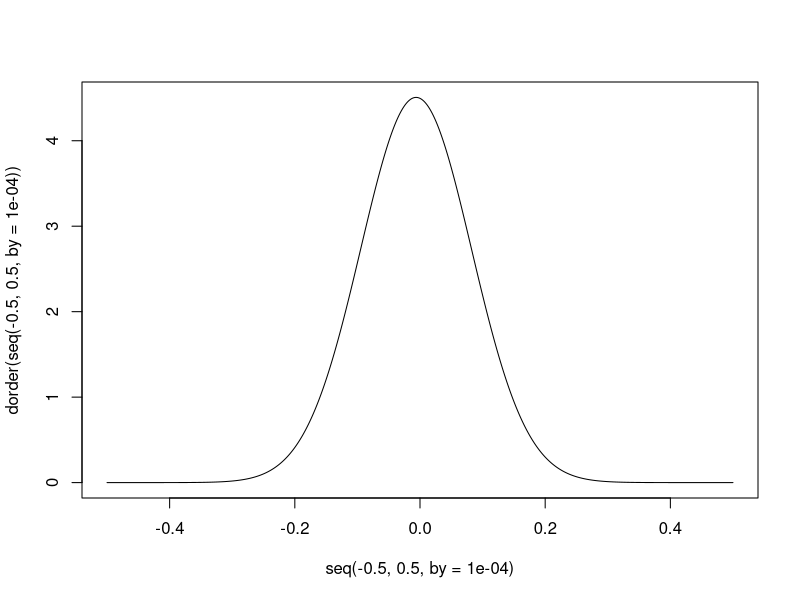
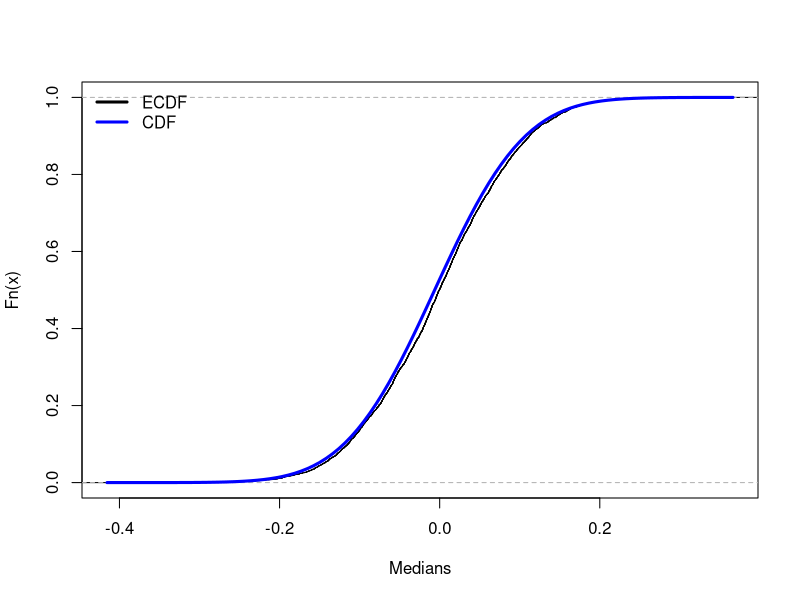
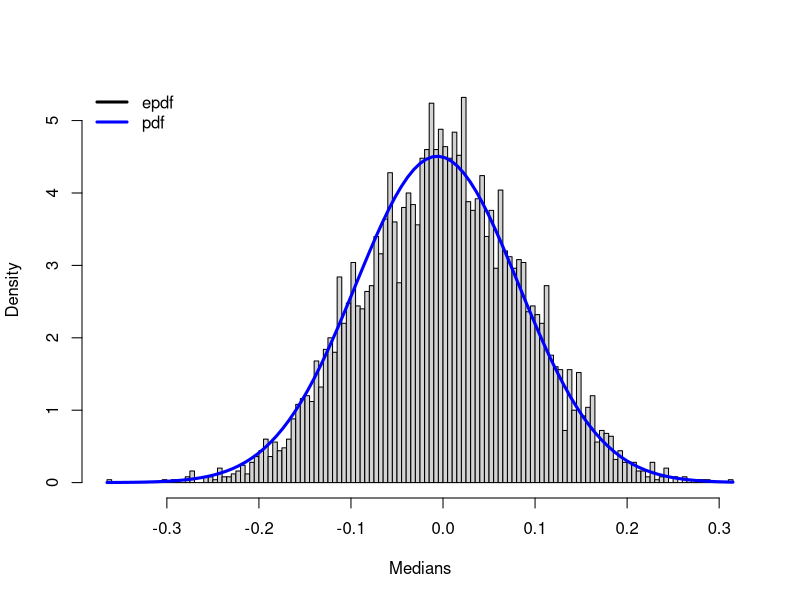
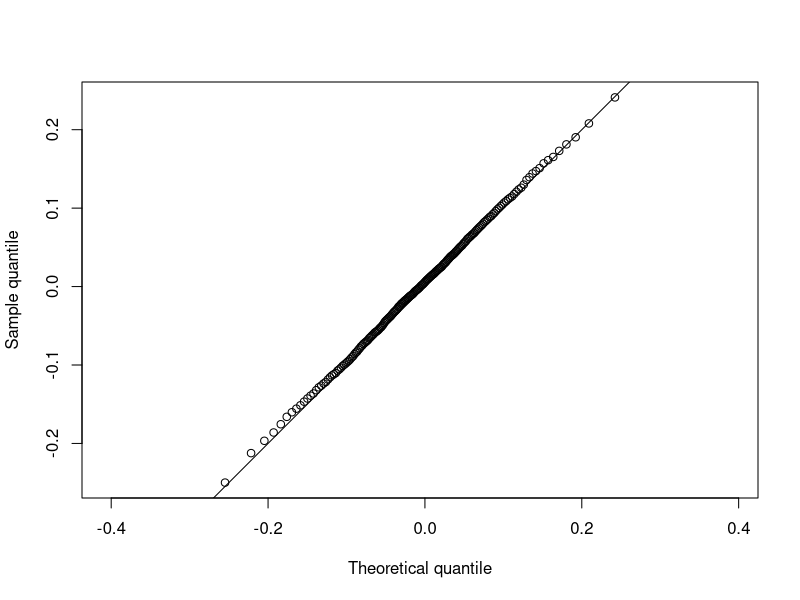
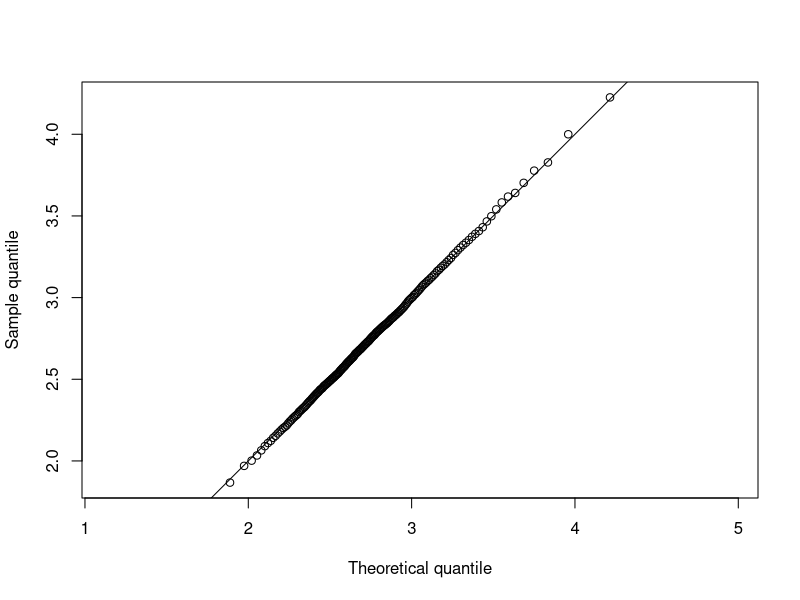
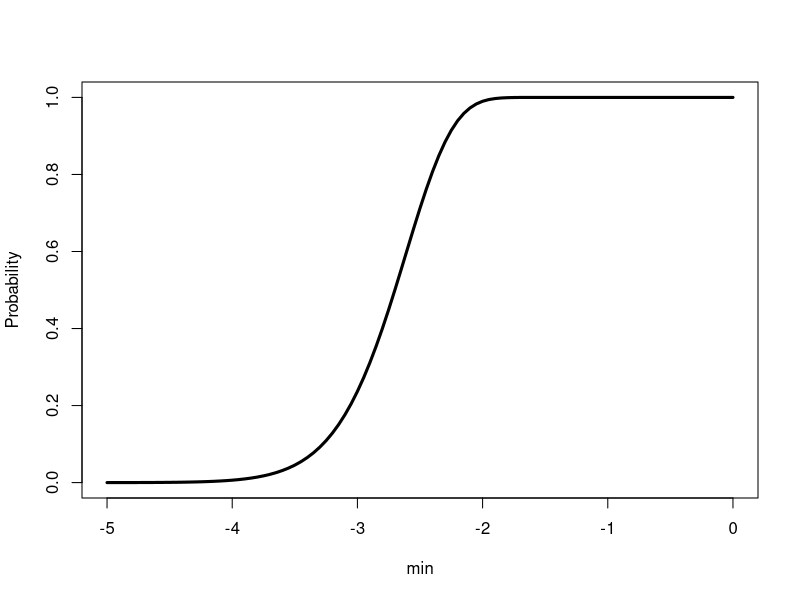
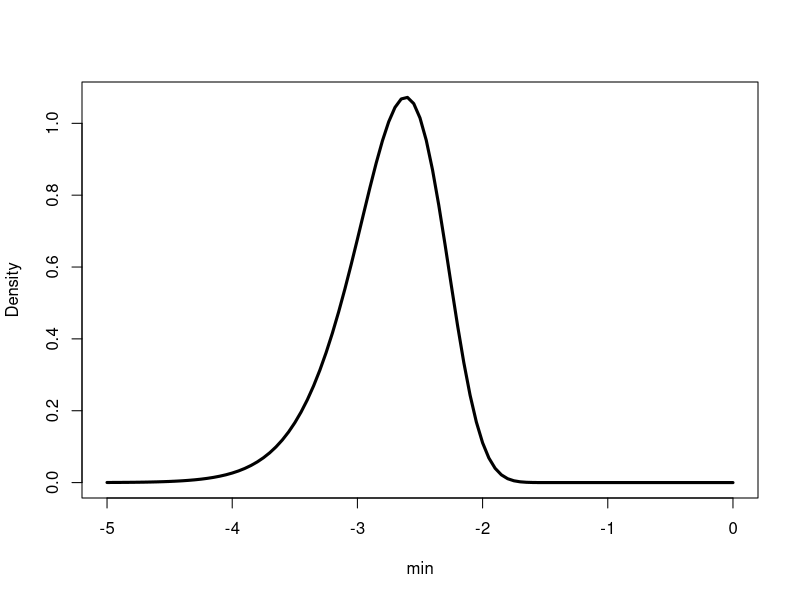
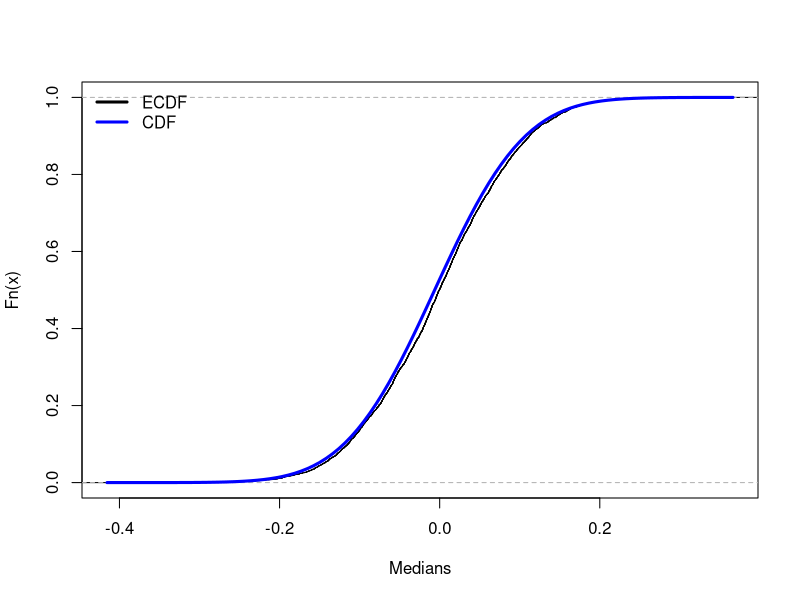

The R source for these figures, in order:
## ---- chunk 1
dorder <- function(x){
# Slide 50 of transformations & order-statistics  
  100*
    choose(200, 100)*
    pnorm(x)^(100-1)*
    (1-pnorm(x))^(200-100)*
    dnorm(x)
}
# median of standard normal distribution
plot(seq(-0.5,0.5, by=0.0001), dorder(seq(-0.5,0.5, by=0.0001)), type = "l")
## ---- chunk 2
porder <- function(x){
# Slide 54 of transformations & order-statistics  
  pbinom(100-1, 200, pnorm(x), lower.tail = FALSE)
}
## ---- chunk 3
qorder <- function(p){
  out <- p
  for(i in seq_along(p)){
    out[i] <- uniroot(function(x){porder(x) - p[i]}, c(-100,100))$root
  }
  out
}
## ---- chunk 4
N <- 200
M <- 5000
out <- array(rnorm(M*N), c(M,N))
meds <- apply(out,1,median)
e1 <- ecdf(meds)

svg("./assets/median-cdf.svg", width = 5, height = 3)
plot(e1, xlab = "Medians", main = "") 
curve(porder, add = TRUE, col = "blue", lwd = 3)
legend("topleft", c("ECDF","CDF"), lwd = 3, col = c("black","blue"), bty = "n")
dev.off()


plot(e1, xlab = "Medians", main = "") 
curve(porder, add = TRUE, col = "blue", lwd = 3)
legend("topleft", c("ECDF","CDF"), lwd = 3, col = c("black","blue"), bty = "n")
## ---- chunk 5
svg("./assets/median-pdf.svg", width = 5, height = 3)
hist(meds, xlab = "Medians", main = "", breaks = 100, freq = FALSE)
curve(dorder, add = TRUE, col = "blue", lwd = 3)
legend("topleft", c("epdf","pdf"), lwd = 3, col = c("black","blue"), bty = "n")
box()
dev.off()

hist(meds, xlab = "Medians", main = "", breaks = 100, freq = FALSE)
curve(dorder, add = TRUE, col = "blue", lwd = 3)
legend("topleft", c("epdf","pdf"), lwd = 3, col = c("black","blue"), bty = "n")
## ---- chunk 6
p <- ppoints(200)
x <- qorder(p)
y <- quantile(meds, probs = p)

svg("./assets/median-qq.svg", width = 5, height = 3)
plot(x,y, asp = 1, xlab = "Theoretical quantile", ylab = "Sample quantile")
abline(0,1)
dev.off()

plot(x,y, asp = 1, xlab = "Theoretical quantile", ylab = "Sample quantile")
abline(0,1)
## ---- chunk 7
dorder <- function(x, k){
# Slide 50 of transformations & order-statistics  
  k*
    choose(200, k)*
    pnorm(x)^(k-1)*
    (1-pnorm(x))^(200-k)*
    dnorm(x)
}

porder <- function(x, k){
# Slide 54 of transformations & order-statistics  
  pbinom(k-1, 200, pnorm(x), lower.tail = FALSE)
}

qorder <- function(p, k){
  out <- p
  for(i in seq_along(p)){
    out[i] <- uniroot(function(x){porder(x, k) - p[i]}, c(-100,100))$root
  }
  out
}
## ---- chunk 8
dorder <- function(x, k, n, dist = "norm", ...){
  
  pf <- get(paste0("p", dist))
  df <- get(paste0("d", dist))

# Slide 50 of transformations & order-statistics  
  k*
    choose(n, k)*
    pf(x, ...)^(k-1)*
    (1-pf(x, ...))^(n-k)*
    df(x, ...)
}

porder <- function(x, k, n, dist = "norm", ...){
  pf <- get(paste0("p", dist))

# Slide 54 of transformations & order-statistics  
  pbinom(k-1, n, pf(x, ...), lower.tail = FALSE)
}

qorder <- function(p, k, n, dist = "norm", ...){
  out <- p
  for(i in seq_along(p)){
    out[i] <- uniroot(function(x){porder(x, k, n, dist, ...) - p[i]}, c(-100,100))$root
  }
  out
}
## ---- chunk 9
N <- 200
M <- 5000
out <- array(rnorm(M*N), c(M,N))
maxs <- apply(out,1,max)

p <- ppoints(200)
x <- qorder(p, 200, 200)
y <- quantile(maxs, probs = p)

svg("./assets/max-qq.svg", width = 5, height = 3)
plot(x,y, asp = 1, xlab = "Theoretical quantile", ylab = "Sample quantile")
abline(0,1)
dev.off()

plot(x,y, asp = 1, xlab = "Theoretical quantile", ylab = "Sample quantile")
abline(0,1)
## ---- chunk 10
svg("./assets/min-pdf-cdf.svg", width = 5, height = 6)
par(mfrow = c(2,1))
curve(porder(x, 1, 200), -5,0, ylab = "Probability", xlab = "min", lwd = 3)
curve(dorder(x, 1, 200), -5,0, ylab = "Density", xlab = "min", lwd = 3)
dev.off()

curve(porder(x, 1, 200), -5,0, ylab = "Probability", xlab = "min", lwd = 3)
curve(dorder(x, 1, 200), -5,0, ylab = "Density", xlab = "min", lwd = 3)

